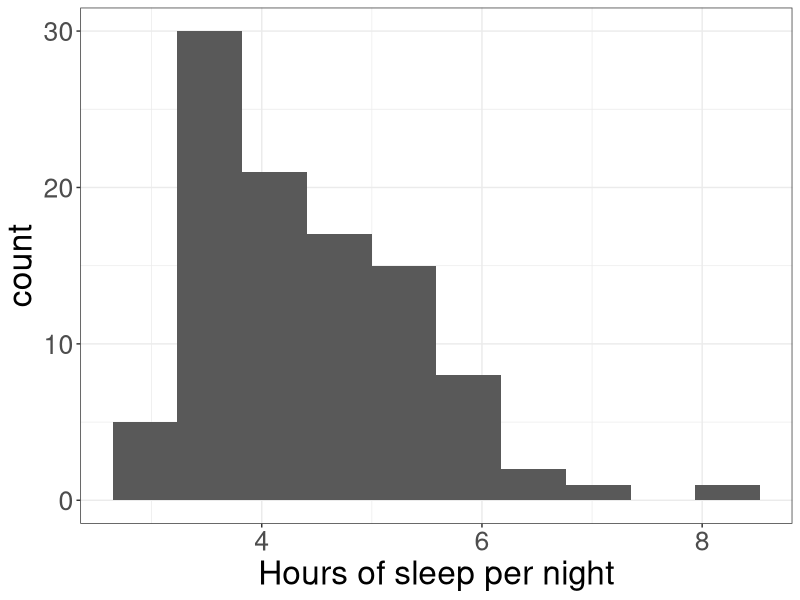
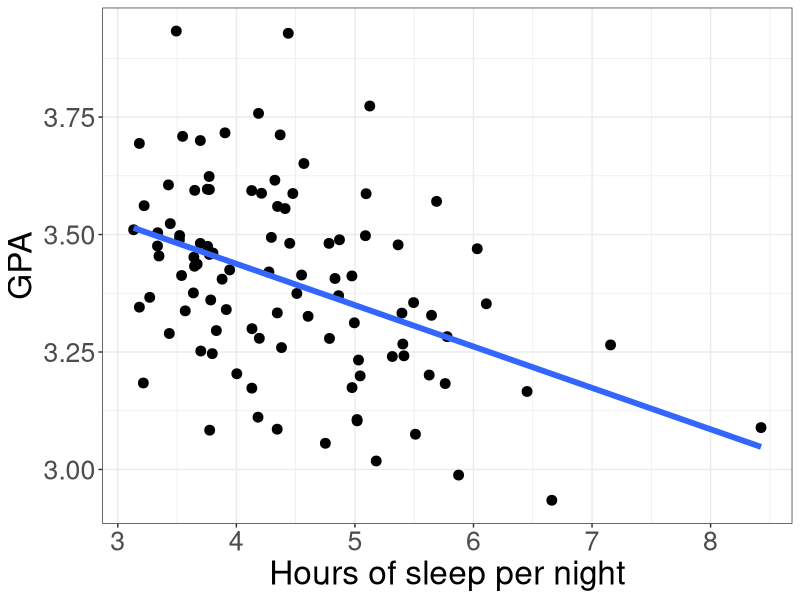
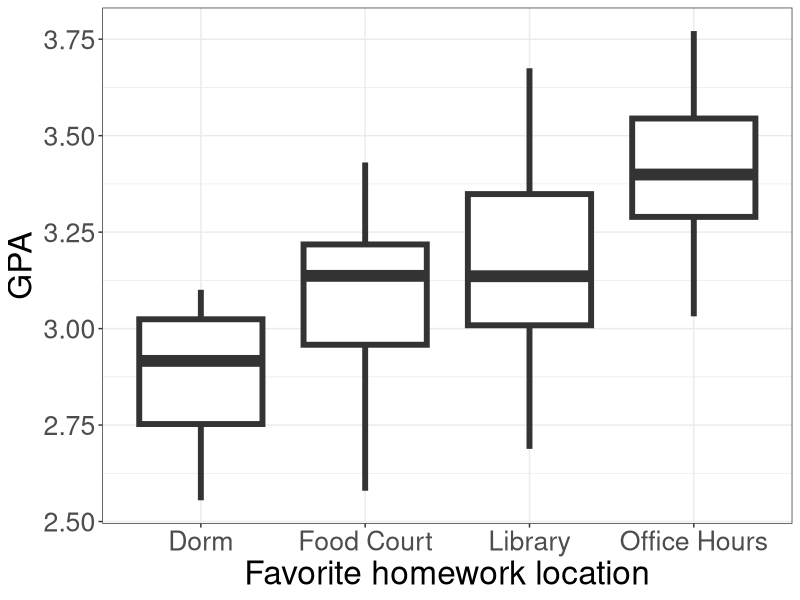

Recreate these plots in R, in order.
## ---- chunk 1
knitr::opts_chunk$set(echo = TRUE)
library(tidyverse)
library(patchwork)

set.seed(3)
sleep = 3 + 40*rgamma(100, 2, 50)
gpa_sleep = 3.6 - 0.05*sleep + rnorm(100, sd=0.2)

data.frame(sleep = sleep) %>%
  ggplot(aes(x = sleep)) +
  geom_histogram(bins = 10) +
  labs(x = "Hours of sleep per night") +
  theme_bw() +
  theme(text=element_text(size = 24))

data.frame(sleep = sleep,
                 gpa_sleep = gpa_sleep) %>%
  ggplot(aes(x = sleep, y = gpa_sleep)) +
  geom_point(size=3) +
  geom_smooth(se=F, method="lm", lwd=2) +
  labs(x = "Hours of sleep per night",
       y = "GPA") +
  theme_bw() +
  theme(text=element_text(size = 24))

location <- rep(c("Dorm", "Food Court", "Library", "Office Hours"),
                each = 25)


gpa_location = rnorm(100, sd = 0.2) + rep(c(2.9, 3, 3.2, 3.4),
                                          each = 25)

data.frame(x = location, 
           y = gpa_location) %>%
  ggplot(aes(x = x , y = y)) +
  geom_boxplot(lwd=2) +
  labs(x = "Favorite homework location",
       y = "GPA") +
  theme_bw() +
  theme(text=element_text(size = 24))
